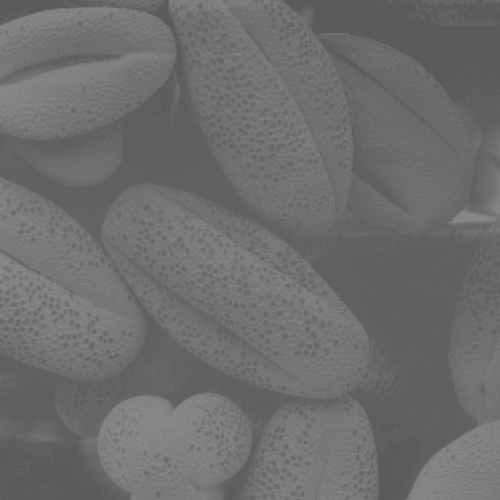
#> input picture lab3/Q3_1_1.tif, 500 x 500 px
$ python hist_equ.py
#> lines starting #> are read from the running program, lines starting #| are printed output that depends on the picture
import numpy as np
import cv2 as cv
from matplotlib import pyplot as plt
from matplotlib.colors import Normalize


def hist_equ(raw_img=None, file_name=None):
    """
    Implement the histogram equalization to the input images Q3_1_1.tif and Q3_1_2.tif
    """
#> called with file_name = 'Q3_1_1.tif'

    if raw_img is None:
        raw_img = cv.imread(file_name, cv.IMREAD_GRAYSCALE)
#> raw_img is the input picture: shape (500, 500); min 91, max 138, mean 109.1

    norm = Normalize(vmin=0, vmax=255)
    L = 2 ** 8
    bins = range(L + 1)
    # [7 lines of commented-out code are left out]
    input_hist, _ = np.histogram(raw_img.flat, bins=bins, density=True)
#> input_hist = 256 values, max 0.0763 at index 96, min 0 at index 0, mean 0.00391
    # [5 lines of commented-out code are left out]

    s = np.array([(L - 1) * sum(input_hist[:k + 1]) for k in range(L)])
#> s = 256 values from 0 to 255

    out_img = np.array([s[r] for r in raw_img], int).reshape(raw_img.shape)
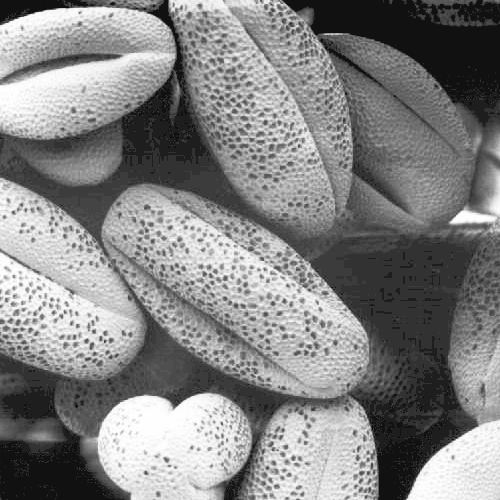
#> out_img: shape (500, 500) int64; min 17, max 255, mean 131.4
    # output_hist = histogram(out_img)
    output_hist, _ = np.histogram(out_img.flat, bins=bins, density=True)
#> output_hist = 256 values, max 0.0763 at index 50, min 0 at index 0, mean 0.00391
    # print(file_name, 'equalized', np.count_nonzero(output_hist))

    # %% plots
    '''
    plt.subplot(121)
    plt.imshow(raw_img, cmap='gray', norm=norm)
    plt.title("Raw " + file_name)

    plt.subplot(122)
    plt.imshow(out_img, cmap='gray', norm=norm)
    plt.title("Equalized " + file_name)
    # plt.savefig(file_name + "_comparison.png")
    plt.show()

    plt.title("Histogram of " + file_name)
    plt.bar(range(L), input_hist)
    plt.bar(range(L), output_hist)
    plt.legend(('raw image', 'equalized image'))
    # plt.savefig(file_name + "_histogram.png")
    plt.show()

    plt.plot(range(L), s)
    plt.title("Histogram equalization transformation for " + file_name)
    plt.xlabel('$r_k$')
    plt.ylabel('$s_k$')
    plt.show()
    '''

    return out_img, output_hist, input_hist, s


# %%

*_, trans_1 = hist_equ(file_name="Q3_1_1.tif")
#> trans_1 = 256 values from 0 to 255
*_, trans_2 = hist_equ(file_name="Q3_1_2.tif")
#> call 2 of hist_equ, with file_name = 'Q3_1_2.tif'
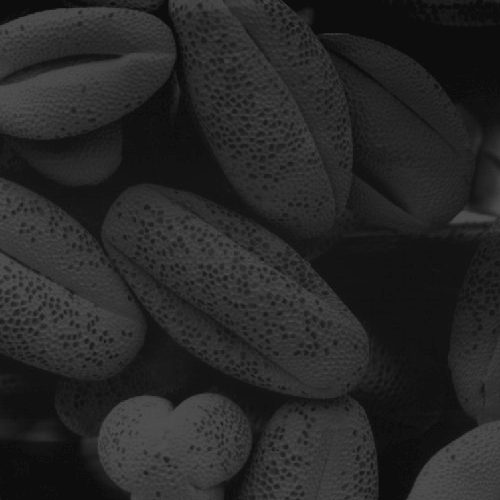
#> input picture lab3/Q3_1_2.tif, 500 x 500 px
#> in hist_equ, raw_img is the input picture: shape (500, 500); min 13, max 83, mean 38.7
#> in hist_equ (call 2), `input_hist, _ = np.histogram(raw_img.flat, bins=bins, density=True)`: input_hist = 256 values, max 0.0709 at index 13, min 0 at index 0, mean 0.00391
#> in hist_equ (call 2), `output_hist, _ = np.histogram(out_img.flat, bins=bins, density=True)`: output_hist = 256 values, max 0.0733 at index 18, min 0 at index 0, mean 0.00391
#> trans_2 = 256 values from 0 to 255

plt.plot(range(2 ** 8), trans_1)
plt.plot(range(2 ** 8), trans_2)
plt.title("Histogram equalization transformation")
plt.xlabel('$r_k$')
plt.ylabel('$s_k$')
plt.legend(('Q3_1_1.tif', 'Q3_1_2.tif'))
# plt.savefig("Q3_1_trans.png")
plt.show()
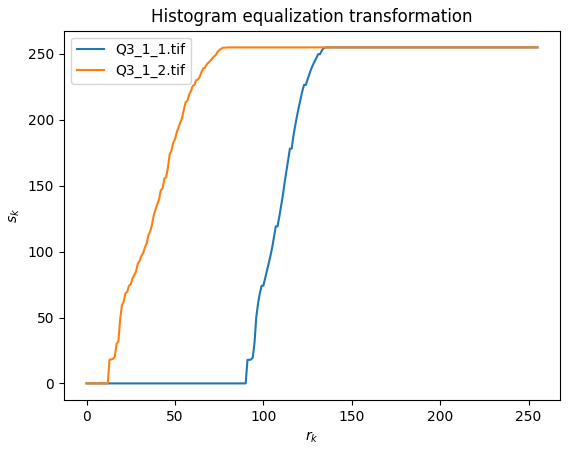
#> figure drawn by matplotlib, 1 panel; curve peaks at x = 138, y = 255; curve peaks at x = 83, y = 255
